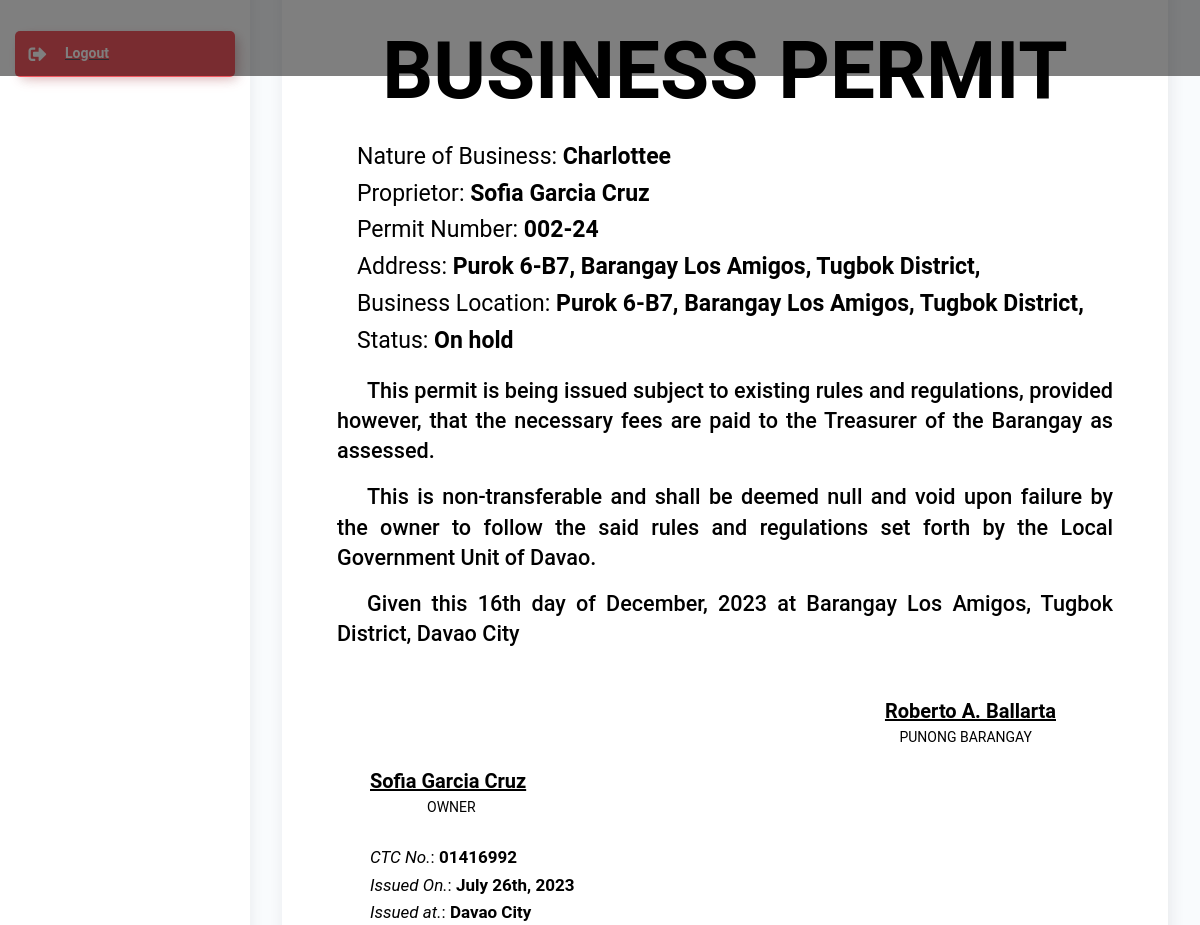
Page /generate_business_permit.php?id=3 (signed in, middle part) on the earlier database version.
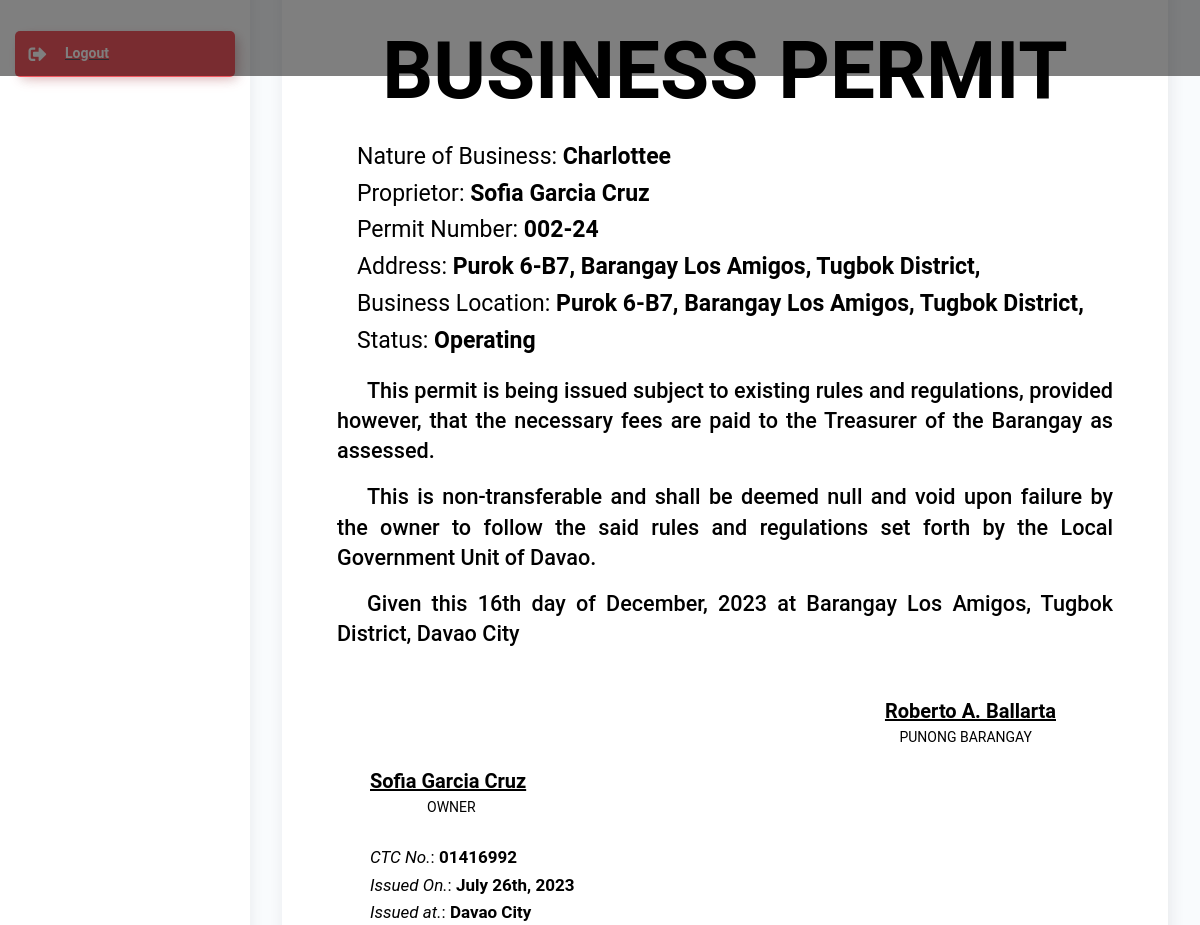
Same page on the later database version.
### tables this page shows
CREATE TABLE `tblpermit` (
  `id` int(11) NOT NULL AUTO_INCREMENT,
  `permit_number` varchar(50) NOT NULL,
  `business_name` varchar(80) DEFAULT NULL,
  `owner1` varchar(200) DEFAULT NULL,
  `email` varchar(50) NOT NULL,
  `address` varchar(50) NOT NULL,
  `location` varchar(50) NOT NULL,
  `applied` date DEFAULT current_timestamp(),
  `community_tax` varchar(50) NOT NULL,
  `issued_on` date NOT NULL DEFAULT current_timestamp(),
  `issued_at` varchar(50) NOT NULL,
  `validation` date DEFAULT NULL,
  `status` varchar(50) NOT NULL,
  PRIMARY KEY (`id`)
);

### templates/sidebar.php (called while the page is built, shortened)
<?php
include 'server/server.php';
?>
<?php include 'model/fetch_brgy_info.php' ?>

### model/fetch_brgy_info.php (called while the page is built, shortened)
<?php
include 'server/server.php';
$query = "SELECT * FROM tblbrgy_info";
$result = $conn->query($query);
$row = $result->fetch_assoc();
if ($row) {
    $town = $row['town_name'];
}
?>

### model/footer-permit.php (called while the page is built, shortened)
<?php include 'server/server.php' ?>
<?php
    $c = "SELECT * FROM tblofficials JOIN tblposition ON tblofficials.position=tblposition.id WHERE tblposition.position='Kapitan'";
    $captain = $conn->query($c)->fetch_assoc();
?>

### generate_business_permit.php (the view, shortened to what the changed rows need)
<?php include 'server/server.php' ?>
<?php
   include 'model/footer-permit.php'
?>
<!DOCTYPE html>
<html lang="en">
<head>
	<?php include 'templates/header.php' ?>
</head>
<body>
	<div class="wrapper">
		<?php include 'templates/sidebar.php' ?>
		<div class="main-panel">
			<div class="content">
				<div class="page-inner">
					<div class="row mt--2">
						<div class="col-md-12">
                            <div class="card">
								<div class="card-body" id="printThis">
                                    <div class="content-letter text-justify">
                                        <div class="col-md-12">
                                            <?php
                                            $id = $_GET['id'];
                                            $sql = "SELECT * FROM tblpermit WHERE id='$id'";
                                            $result = $conn->query($sql);
                                            $row = $result->fetch_assoc();
                                            ?>
                                            <div class="business" style="text-align: justify;">
                                                <span class="text-justify">Nature of Business: <span class="fw-bold"><?= ucfirst($row['business_name']) ?></span></span><br>
                                                <span class="text-justify">Proprietor: <span class="fw-bold"><?= ucfirst($row['owner1']) ?></span></span><br>
                                                <span class="text-justify">Permit Number: <span class="fw-bold"><?= ucfirst($row['permit_number']) ?></span></span><br>
                                                <span class="text-justify">Address: <span class="fw-bold"><?= ucfirst($row['address']) ?></span></span><br>
                                                <span class="text-justify">Business Location: <span class="fw-bold"><?= ucfirst($row['location']) ?></span></span><br>
                                                <span class="text-justify">Status: <span class="fw-bold"><?= ucfirst($row['status']) ?></span></span><br>
                                            </div>
                                            <div class="letter text-justify mt-3" style="text-align: justify;">
                                                <h2 class="mt-3" style="text-align: justify;">
                                                    This permit is being issued subject to existing rules and regulations, provided however, that the necessary fees are paid to the Treasurer of the Barangay as assessed.
                                                </h2>
                                                <h2 class="mt-3" style="text-align: justify;">
                                                    This is non-transferable and shall be deemed null and void upon failure by the owner to follow the said rules and regulations set forth by the Local Government Unit of Davao.
                                                </h2>
                                                <h2 class="mt-3" style="text-align: justify;">
                                                    Given this <span class="text"><?= date('jS \d\a\y \o\f F, Y') ?></span> at <span><?= ucwords($town) ?></span>, Davao City
                                                </h2>
                                            </div>
                                        </div>
                                        <div class="signature text-justify mt-5 mr-5">
                                            <h2 class="text-right fw-bold mr-4"><u><?= ucwords($captain['fullname']) ?></u></h2>
                                            <h2 class="fw-bold text-justify ml-5"><u><?= ucfirst($row['owner1']) ?></u></h2>
                                        </div>
                                        <div class="ttext-justify mt-4 ml-5" style="font-size: 17px;">
                                            <span><i>CTC No.</i>: <b><?= ucfirst($row['community_tax']) ?></b></span><br>
                                            <span><i>Issued On.</i>: <b><?= date('F jS, Y', strtotime($row['issued_on'])); ?></b></span><br>
                                            <span><i>Issued at.</i>: <b><?= ucfirst($row['issued_at']) ?></b></span><br>
                                            <p class="text-right mr-5" style="font-size: 18px;"><i>Valid until:</i><i><?= date('F j, Y', strtotime($row['validation'])); ?></i></p><br>
                                        </div>
                                    </div>
								</div>
							</div>
						</div>
					</div>
				</div>
			</div>
		</div>
	</div>
</body>
</html>

Differences in the rows shown:
changed tblpermit "Charlottee": status "On hold" → "Operating"
